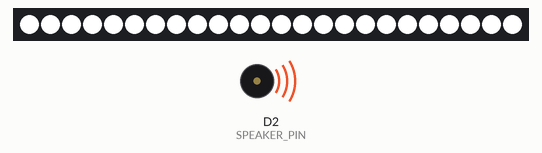
This sketch was run on a simulated Particle Photon. Shown: 24 RGB LEDs in strip order, left to right, buzzer (waves = sounding). Dim RGB values are drawn brighter than linear.

Above: at 0.1 s.
At 2.2 s:
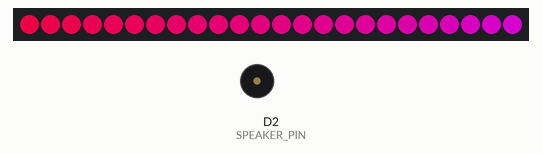
At 4.3 s:
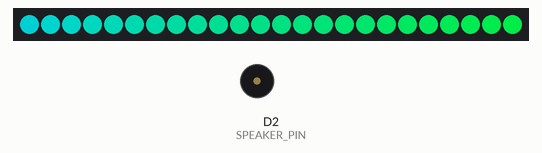
At 8.6 s:
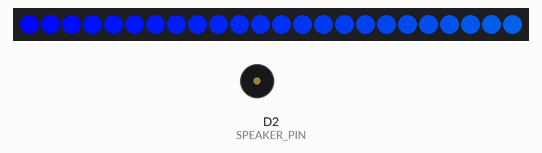
Timing chart, 0 to 10.1 s (numbered marks = the images above):
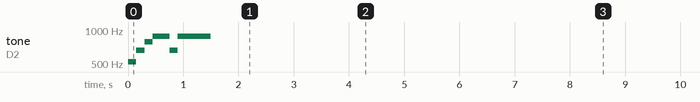

The sketch:

TampaBayLightningAlert.ino
```cpp
PRODUCT_ID(9448);
PRODUCT_VERSION(2);

#include <neopixel.h>

#define PIXEL_COUNT 24
#define PIXEL_PIN D3
#define PIXEL_TYPE WS2812B
#define SPEAKER_PIN D2

Adafruit_NeoPixel strip(PIXEL_COUNT, PIXEL_PIN, PIXEL_TYPE);

void setup() {

  pinMode(SPEAKER_PIN, OUTPUT);

  strip.begin();
  strip.show();

  playScore();

  Particle.subscribe("lightning_score", scoreHandler, MY_DEVICES);

}

void scoreHandler(const char *event, const char *data) {

  playScore();

}

void playScore() {

  colorAll(strip.Color(255, 255, 255), 0);

  playMelody();

  rainbow(5);
  rainbow(5);
  rainbow(5);
  rainbow(5);
  rainbow(5);

  strip.clear();
  strip.show();

}

void playMelody() {

    tone(SPEAKER_PIN, 523); //C
    delay(150);
    tone(SPEAKER_PIN, 659); //E
    delay(150);
    tone(SPEAKER_PIN, 784); //G
    delay(150);
    tone(SPEAKER_PIN, 880); //A
    delay(300);
    tone(SPEAKER_PIN, 659); //E
    delay(150);
    tone(SPEAKER_PIN, 880); //A
    delay(600);

    noTone(SPEAKER_PIN);

}

// Input a value 0 to 255 to get a color value.
// The colours are a transition r - g - b - back to r.
uint32_t Wheel(byte WheelPos) {
  if(WheelPos < 85) {
   return strip.Color(WheelPos * 3, 255 - WheelPos * 3, 0);
  } else if(WheelPos < 170) {
   WheelPos -= 85;
   return strip.Color(255 - WheelPos * 3, 0, WheelPos * 3);
  } else {
   WheelPos -= 170;
   return strip.Color(0, WheelPos * 3, 255 - WheelPos * 3);
  }
}

// Set all pixels in the strip to rainbow, then wait (ms)
void rainbow(uint8_t wait) {
  uint16_t i, j;
  for(j=0; j<256; j++) {
    for(i=0; i<strip.numPixels(); i++) {
      strip.setPixelColor(i, Wheel((i+j) & 255));
    }
    strip.show();
    delay(wait);
  }
}

// Set all pixels in the strip to a solid color, then wait (ms)
void colorAll(uint32_t c, uint8_t wait) {
  uint16_t i;

  for(i=0; i<strip.numPixels(); i++) {
    strip.setPixelColor(i, c);
  }
  strip.show();
  delay(wait);
}
```

TampaBayLightningAlert.cpp
```cpp
#include "application.h"
#line 1 "/Users/carylson/Documents/Particle/Particle-SportsAlerts/src/Particle-TampaBayLightningAlert.ino"
void setup();
void scoreHandler(const char *event, const char *data);
void playScore();
void playMelody();
uint32_t Wheel(byte WheelPos);
void rainbow(uint8_t wait);
void colorAll(uint32_t c, uint8_t wait);
#line 1 "/Users/carylson/Documents/Particle/Particle-SportsAlerts/src/Particle-TampaBayLightningAlert.ino"
PRODUCT_ID(9448);
PRODUCT_VERSION(2);

#include <neopixel.h>

#define PIXEL_COUNT 24
#define PIXEL_PIN D3
#define PIXEL_TYPE WS2812B
#define SPEAKER_PIN D2

Adafruit_NeoPixel strip(PIXEL_COUNT, PIXEL_PIN, PIXEL_TYPE);

void setup() {

  pinMode(SPEAKER_PIN, OUTPUT);

  strip.begin();
  strip.show();

  playScore();

  Particle.subscribe("lightning_score", scoreHandler, MY_DEVICES);

}

void scoreHandler(const char *event, const char *data) {

  playScore();

}

void playScore() {

  colorAll(strip.Color(255, 255, 255), 0);

  playMelody();

  rainbow(5);
  rainbow(5);
  rainbow(5);
  rainbow(5);
  rainbow(5);

  strip.clear();
  strip.show();

}

void playMelody() {

    tone(SPEAKER_PIN, 523); //C
    delay(150);
    tone(SPEAKER_PIN, 659); //E
    delay(150);
    tone(SPEAKER_PIN, 784); //G
    delay(150);
    tone(SPEAKER_PIN, 880); //A
    delay(300);
    tone(SPEAKER_PIN, 659); //E
    delay(150);
    tone(SPEAKER_PIN, 880); //A
    delay(600);

    noTone(SPEAKER_PIN);

}

// Input a value 0 to 255 to get a color value.
// The colours are a transition r - g - b - back to r.
uint32_t Wheel(byte WheelPos) {
  if(WheelPos < 85) {
   return strip.Color(WheelPos * 3, 255 - WheelPos * 3, 0);
  } else if(WheelPos < 170) {
   WheelPos -= 85;
   return strip.Color(255 - WheelPos * 3, 0, WheelPos * 3);
  } else {
   WheelPos -= 170;
   return strip.Color(0, WheelPos * 3, 255 - WheelPos * 3);
  }
}

// Set all pixels in the strip to rainbow, then wait (ms)
void rainbow(uint8_t wait) {
  uint16_t i, j;
  for(j=0; j<256; j++) {
    for(i=0; i<strip.numPixels(); i++) {
      strip.setPixelColor(i, Wheel((i+j) & 255));
    }
    strip.show();
    delay(wait);
  }
}

// Set all pixels in the strip to a solid color, then wait (ms)
void colorAll(uint32_t c, uint8_t wait) {
  uint16_t i;

  for(i=0; i<strip.numPixels(); i++) {
    strip.setPixelColor(i, c);
  }
  strip.show();
  delay(wait);
}
```
